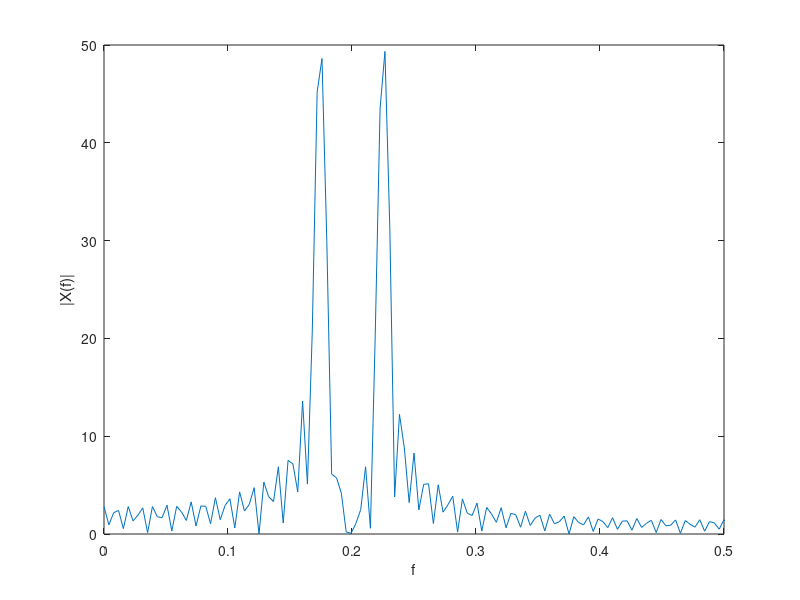

MATLAB code for this plot:
close all;

f1 = 7 / 40;
f2 = 9 / 40;

N = 256;

n = 0 : 100;
x = sin(2*pi*f1.*n)+sin(2*pi*f2.*n);

X = fft(x,N);
f = (0:N-1)./(N);
F = f.*N;

plot(f,abs(X));
xlim([0,0.5]);
xlabel('f');
ylabel('|X(f)|');